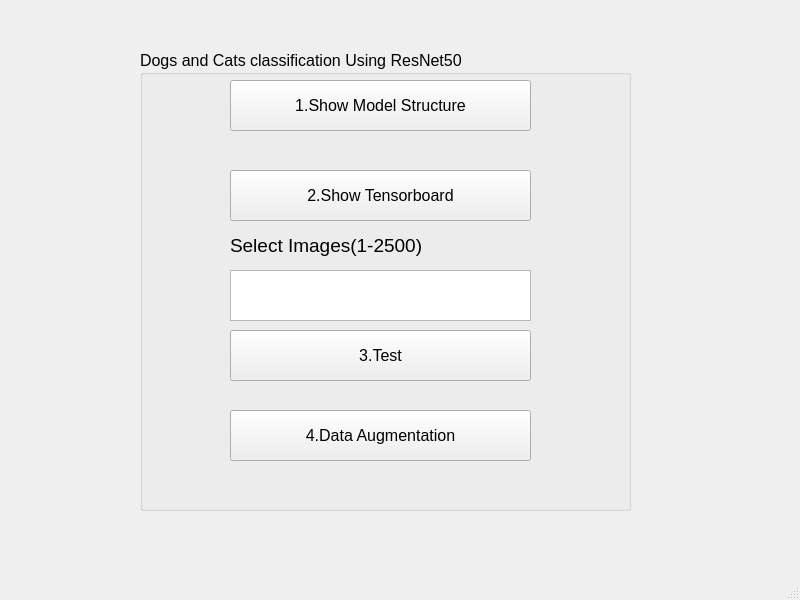
<?xml version="1.0" encoding="UTF-8"?>
<ui version="4.0">
 <class>MainWindow</class>
 <widget class="QMainWindow" name="MainWindow">
  <property name="geometry">
   <rect>
    <x>0</x>
    <y>0</y>
    <width>800</width>
    <height>600</height>
   </rect>
  </property>
  <property name="windowTitle">
   <string>MainWindow</string>
  </property>
  <widget class="QWidget" name="centralwidget">
   <widget class="QGroupBox" name="groupBox">
    <property name="geometry">
     <rect>
      <x>140</x>
      <y>50</y>
      <width>491</width>
      <height>461</height>
     </rect>
    </property>
    <property name="font">
     <font>
      <family>Arial</family>
      <pointsize>12</pointsize>
     </font>
    </property>
    <property name="title">
     <string>Dogs and Cats classification Using ResNet50</string>
    </property>
    <widget class="QPushButton" name="btn5_1">
     <property name="geometry">
      <rect>
       <x>90</x>
       <y>30</y>
       <width>301</width>
       <height>51</height>
      </rect>
     </property>
     <property name="text">
      <string>1.Show Model Structure</string>
     </property>
    </widget>
    <widget class="QPushButton" name="btn5_2">
     <property name="geometry">
      <rect>
       <x>90</x>
       <y>120</y>
       <width>301</width>
       <height>51</height>
      </rect>
     </property>
     <property name="text">
      <string>2.Show Tensorboard</string>
     </property>
    </widget>
    <widget class="QPushButton" name="btn5_3">
     <property name="geometry">
      <rect>
       <x>90</x>
       <y>280</y>
       <width>301</width>
       <height>51</height>
      </rect>
     </property>
     <property name="text">
      <string>3.Test</string>
     </property>
    </widget>
    <widget class="QPushButton" name="btn5_4">
     <property name="geometry">
      <rect>
       <x>90</x>
       <y>360</y>
       <width>301</width>
       <height>51</height>
      </rect>
     </property>
     <property name="text">
      <string>4.Data Augmentation</string>
     </property>
    </widget>
    <widget class="QTextEdit" name="textEdit">
     <property name="geometry">
      <rect>
       <x>90</x>
       <y>220</y>
       <width>301</width>
       <height>51</height>
      </rect>
     </property>
    </widget>
    <widget class="QLabel" name="label">
     <property name="geometry">
      <rect>
       <x>90</x>
       <y>180</y>
       <width>301</width>
       <height>31</height>
      </rect>
     </property>
     <property name="font">
      <font>
       <family>Arial</family>
       <pointsize>14</pointsize>
      </font>
     </property>
     <property name="text">
      <string>Select Images(1-2500)</string>
     </property>
    </widget>
   </widget>
  </widget>
  <widget class="QMenuBar" name="menubar">
   <property name="geometry">
    <rect>
     <x>0</x>
     <y>0</y>
     <width>800</width>
     <height>29</height>
    </rect>
   </property>
  </widget>
  <widget class="QStatusBar" name="statusbar"/>
 </widget>
 <resources/>
 <connections/>
</ui>
